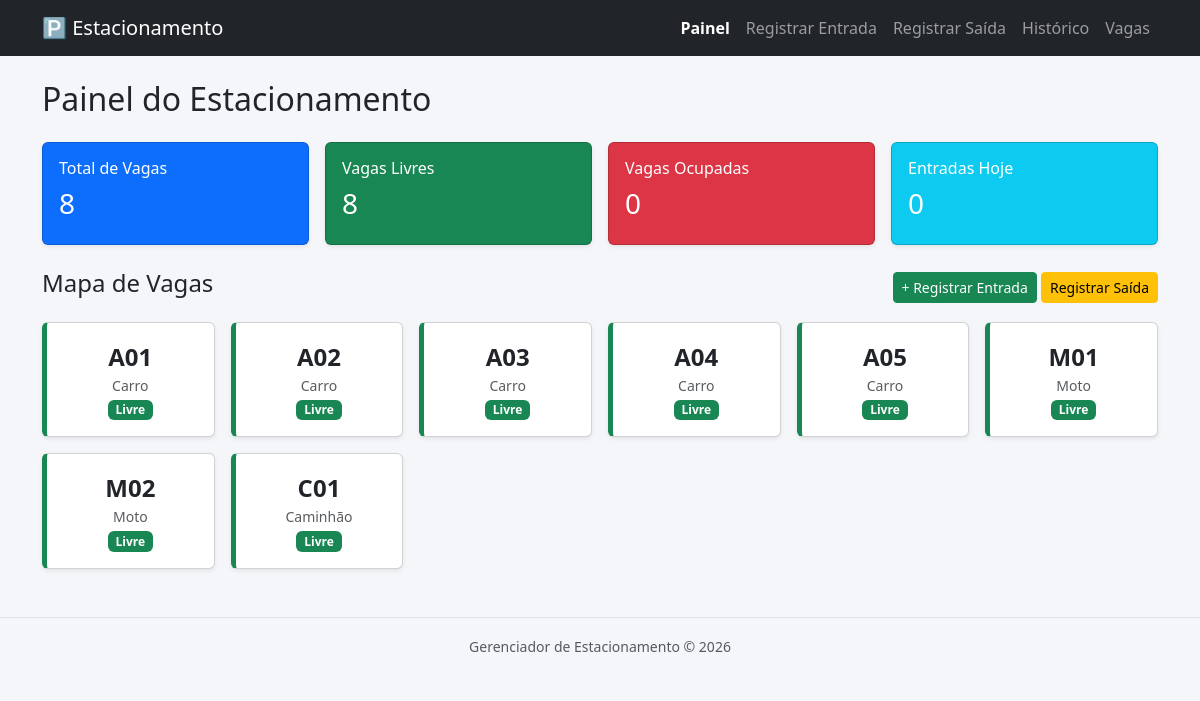
The page / on the database its author committed.
### tables this page shows
CREATE TABLE IF NOT EXISTS vagas (
    id INT AUTO_INCREMENT PRIMARY KEY,
    numero_vaga VARCHAR(10) NOT NULL UNIQUE,
    tipo ENUM('Carro', 'Moto', 'Caminhão') NOT NULL DEFAULT 'Carro',
    status ENUM('Livre', 'Ocupada') NOT NULL DEFAULT 'Livre',
    criado_em TIMESTAMP DEFAULT CURRENT_TIMESTAMP
);

### index.php (the view)
<?php
require 'config.php';
$totalVagas = $pdo->query("SELECT COUNT(*) FROM vagas")->fetchColumn();
$vagasOcupadas = $pdo->query("SELECT COUNT(*) FROM vagas WHERE status = 'Ocupada'")->fetchColumn();
$vagasLivres = $totalVagas - $vagasOcupadas;
$veiculosHoje = $pdo->query("SELECT COUNT(*) FROM registros WHERE DATE(data_entrada) = CURDATE()")->fetchColumn();
$vagas = $pdo->query("SELECT * FROM vagas ORDER BY tipo, numero_vaga")->fetchAll();
include 'includes/header.php';
?>
<h2 class="mb-4">Painel do Estacionamento</h2>
<div class="row g-3 mb-4">
    <div class="col-md-3">
        <div class="card text-white bg-primary shadow-sm">
            <div class="card-body">
                <h6 class="card-title">Total de Vagas</h6>
                <h3><?= $totalVagas ?></h3>
            </div>
        </div>
    </div>
    <div class="col-md-3">
        <div class="card text-white bg-success shadow-sm">
            <div class="card-body">
                <h6 class="card-title">Vagas Livres</h6>
                <h3><?= $vagasLivres ?></h3>
            </div>
        </div>
    </div>
    <div class="col-md-3">
        <div class="card text-white bg-danger shadow-sm">
            <div class="card-body">
                <h6 class="card-title">Vagas Ocupadas</h6>
                <h3><?= $vagasOcupadas ?></h3>
            </div>
        </div>
    </div>
    <div class="col-md-3">
        <div class="card text-white bg-info shadow-sm">
            <div class="card-body">
                <h6 class="card-title">Entradas Hoje</h6>
                <h3><?= $veiculosHoje ?></h3>
            </div>
        </div>
    </div>
</div>
<div class="d-flex justify-content-between align-items-center mb-3">
    <h4>Mapa de Vagas</h4>
    <div>
        <a href="entrada.php" class="btn btn-success btn-sm">+ Registrar Entrada</a>
        <a href="saida.php" class="btn btn-warning btn-sm">Registrar Saída</a>
    </div>
</div>
<div class="row g-3">
    <?php foreach ($vagas as $v): ?>
        <div class="col-6 col-md-3 col-lg-2">
            <div class="card card-vaga shadow-sm <?= $v['status'] === 'Livre' ? 'vaga-livre' : 'vaga-ocupada' ?>">
                <div class="card-body text-center py-3">
                    <div class="fs-4 fw-bold"><?= htmlspecialchars($v['numero_vaga']) ?></div>
                    <div class="text-muted small"><?= htmlspecialchars($v['tipo']) ?></div>
                    <span class="badge <?= $v['status'] === 'Livre' ? 'bg-success' : 'bg-danger' ?> mt-1">
                        <?= $v['status'] ?>
                    </span>
                </div>
            </div>
        </div>
    <?php endforeach; ?>
</div>
<?php include 'includes/footer.php'; ?>

### includes/header.php (shortened to what this page needs)
<?php $paginaAtual = basename($_SERVER['PHP_SELF']); ?>
<!DOCTYPE html>
<html lang="pt-br">
<head>
    <link href="https://cdn.jsdelivr.net/npm/bootstrap@5.3.3/dist/css/bootstrap.min.css" rel="stylesheet">
    <link rel="stylesheet" href="assets/css/style.css">
</head>
<body>
<nav class="navbar navbar-expand-lg navbar-dark bg-dark mb-4">
    <div class="container">
        <a class="navbar-brand" href="index.php">🅿️ Estacionamento</a>
        <div class="collapse navbar-collapse" id="menu">
            <ul class="navbar-nav ms-auto">
                <li class="nav-item">
                    <a class="nav-link <?= $paginaAtual === 'index.php' ? 'active fw-bold' : '' ?>" href="index.php">Painel</a>
                </li>
                <li class="nav-item">
                    <a class="nav-link <?= $paginaAtual === 'entrada.php' ? 'active fw-bold' : '' ?>" href="entrada.php">Registrar Entrada</a>
                </li>
                <li class="nav-item">
                    <a class="nav-link <?= $paginaAtual === 'saida.php' ? 'active fw-bold' : '' ?>" href="saida.php">Registrar Saída</a>
                </li>
                <li class="nav-item">
                    <a class="nav-link <?= $paginaAtual === 'registros.php' ? 'active fw-bold' : '' ?>" href="registros.php">Histórico</a>
                </li>
                <li class="nav-item">
                    <a class="nav-link <?= $paginaAtual === 'vagas.php' ? 'active fw-bold' : '' ?>" href="vagas.php">Vagas</a>
                </li>
            </ul>
        </div>
    </div>
</nav>
<div class="container pb-5">

### includes/footer.php (shortened to what this page needs)
</div>
<footer class="text-center text-muted py-3 border-top">
    <small>Gerenciador de Estacionamento &copy; <?= date('Y') ?></small>
</footer>
</body>
</html>

### assets/css/style.css (style rules this page uses)
body { background-color: #f4f6f9; }
.card-vaga { transition: transform 0.15s ease; }
.vaga-livre { border-left: 5px solid #198754; }

### rows shown on the page
vagas: numero_vaga "A01", tipo "Carro", status "Livre"
vagas: numero_vaga "A02", tipo "Carro", status "Livre"
vagas: numero_vaga "A03", tipo "Carro", status "Livre"
vagas: numero_vaga "A04", tipo "Carro", status "Livre"
vagas: numero_vaga "A05", tipo "Carro", status "Livre"
vagas: numero_vaga "M01", tipo "Moto", status "Livre"
vagas: numero_vaga "M02", tipo "Moto", status "Livre"
vagas: numero_vaga "C01", tipo "Caminhão", status "Livre"

### other values the page prints
$totalVagas "8"
$vagasLivres "8"
$vagasOcupadas "0"
$veiculosHoje "0"
